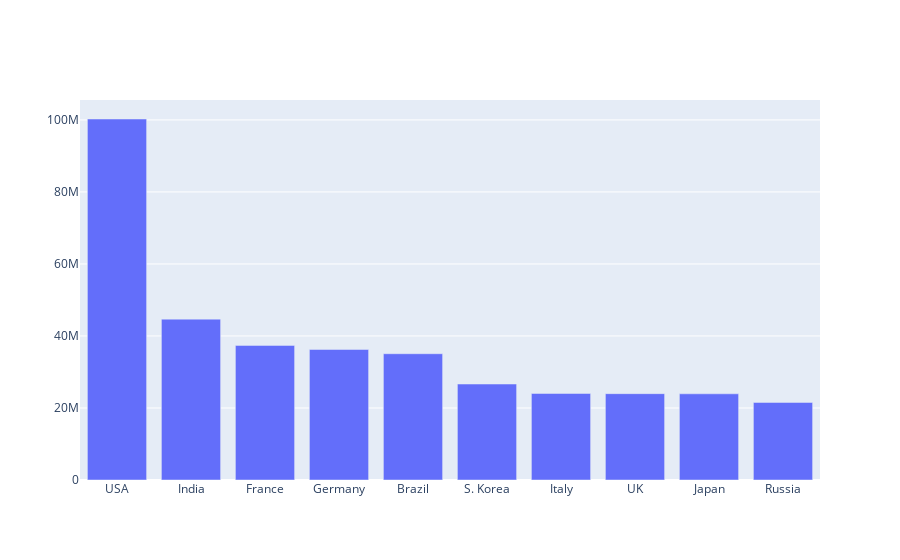
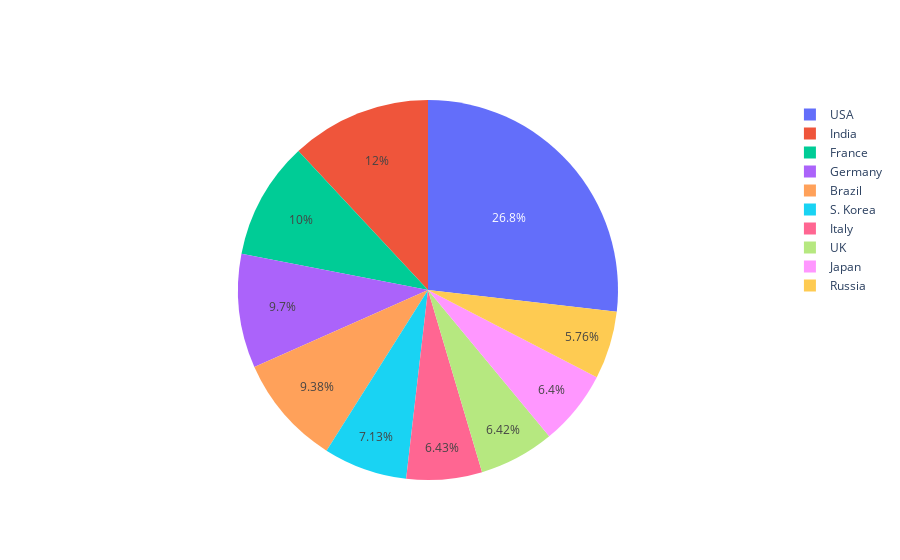

These figures' notebook cell, in order:
### Code cell
import plotly.graph_objects as go

fig = go.Figure([go.Bar(x=country , y=totalCases)])
fig.show()

fig = go.Figure(data=[go.Pie(labels = country, values =totalCases)])
fig.show()

### Figure 1 — Plotly figure (JSON) as saved in the notebook; plotly's stock layout.template omitted (floating-point values rounded to 4 significant figures)
{"data": [{"type": "bar", "x": ["USA", "India", "France", "Germany", "Brazil", "S. Korea", "Italy", "UK", "Japan", "Russia"], "y": [100251354, 44670787, 37378174, 36247081, 35066199, 26654729, 24031538, 23977637, 23935445, 21540891]}], "layout": {}}

### Figure 2 — Plotly figure (JSON) as saved in the notebook; plotly's stock layout.template omitted (floating-point values rounded to 4 significant figures)
{"data": [{"labels": ["USA", "India", "France", "Germany", "Brazil", "S. Korea", "Italy", "UK", "Japan", "Russia"], "type": "pie", "values": [100251354, 44670787, 37378174, 36247081, 35066199, 26654729, 24031538, 23977637, 23935445, 21540891]}], "layout": {}}
